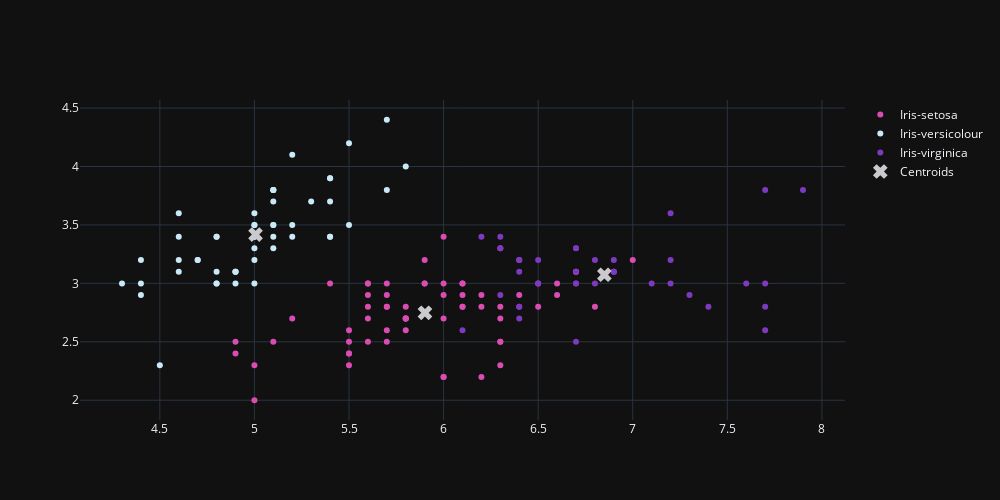

The notebook cell this image was saved under:
### Code cell
fig = go.Figure()
fig.add_trace(go.Scatter(
    x=X[y_kmeans == 0, 0], y=X[y_kmeans == 0, 1],
    mode='markers',marker_color='#DB4CB2',name='Iris-setosa'
))

fig.add_trace(go.Scatter(
    x=X[y_kmeans == 1, 0], y=X[y_kmeans == 1, 1],
    mode='markers',marker_color='#c9e9f6',name='Iris-versicolour'
))

fig.add_trace(go.Scatter(
    x=X[y_kmeans == 2, 0], y=X[y_kmeans == 2, 1],
    mode='markers',marker_color='#7D3AC1',name='Iris-virginica'
))

fig.add_trace(go.Scatter(
    x=centroids[:, 0], y=centroids[:,1],
    mode='markers',marker_color='#CAC9CD',marker_symbol=4,marker_size=13,name='Centroids'
))
fig.update_layout(template='plotly_dark',width=1000, height=500,)

### Figure 1 — Plotly figure (JSON) as saved in the notebook; plotly's stock layout.template omitted (floating-point values rounded to 4 significant figures)
{"data": [{"marker": {"color": "#DB4CB2"}, "mode": "markers", "name": "Iris-setosa", "type": "scatter", "x": [7, 6.4, 5.5, 6.5, 5.7, 6.3, 4.9, 6.6, 5.2, 5, 5.9, 6, 6.1, 5.6, 6.7, 5.6, 5.8, 6.2, 5.6, 5.9, 6.1, 6.3, 6.1, 6.4, 6.6, 6.8, 6, 5.7, 5.5, 5.5, 5.8, 6, 5.4, 6, 6.7, 6.3, 5.6, 5.5, 5.5, 6.1, 5.8, 5, 5.6, 5.7, 5.7, 6.2, 5.1, 5.7, 5.8, 4.9, 5.7, 5.8, 6, 5.6, 6.3, 6.2, 6.1, 6.3, 6, 5.8, 6.3, 5.9], "y": [3.2, 3.2, 2.3, 2.8, 2.8, 3.3, 2.4, 2.9, 2.7, 2, 3, 2.2, 2.9, 2.9, 3.1, 3, 2.7, 2.2, 2.5, 3.2, 2.8, 2.5, 2.8, 2.9, 3, 2.8, 2.9, 2.6, 2.4, 2.4, 2.7, 2.7, 3, 3.4, 3.1, 2.3, 3, 2.5, 2.6, 3, 2.6, 2.3, 2.7, 3, 2.9, 2.9, 2.5, 2.8, 2.7, 2.5, 2.5, 2.8, 2.2, 2.8, 2.7, 2.8, 3, 2.8, 3, 2.7, 2.5, 3]}, {"marker": {"color": "#c9e9f6"}, "mode": "markers", "name": "Iris-versicolour", "type": "scatter", "x": [5.1, 4.9, 4.7, 4.6, 5, 5.4, 4.6, 5, 4.4, 4.9, 5.4, 4.8, 4.8, 4.3, 5.8, 5.7, 5.4, 5.1, 5.7, 5.1, 5.4, 5.1, 4.6, 5.1, 4.8, 5, 5, 5.2, 5.2, 4.7, 4.8, 5.4, 5.2, 5.5, 4.9, 5, 5.5, 4.9, 4.4, 5.1, 5, 4.5, 4.4, 5, 5.1, 4.8, 5.1, 4.6, 5.3, 5], "y": [3.5, 3, 3.2, 3.1, 3.6, 3.9, 3.4, 3.4, 2.9, 3.1, 3.7, 3.4, 3, 3, 4, 4.4, 3.9, 3.5, 3.8, 3.8, 3.4, 3.7, 3.6, 3.3, 3.4, 3, 3.4, 3.5, 3.4, 3.2, 3.1, 3.4, 4.1, 4.2, 3.1, 3.2, 3.5, 3.1, 3, 3.4, 3.5, 2.3, 3.2, 3.5, 3.8, 3, 3.8, 3.2, 3.7, 3.3]}, {"marker": {"color": "#7D3AC1"}, "mode": "markers", "name": "Iris-virginica", "type": "scatter", "x": [6.9, 6.7, 6.3, 7.1, 6.3, 6.5, 7.6, 7.3, 6.7, 7.2, 6.5, 6.4, 6.8, 6.4, 6.5, 7.7, 7.7, 6.9, 7.7, 6.7, 7.2, 6.4, 7.2, 7.4, 7.9, 6.4, 6.1, 7.7, 6.3, 6.4, 6.9, 6.7, 6.9, 6.8, 6.7, 6.7, 6.5, 6.2], "y": [3.1, 3, 3.3, 3, 2.9, 3, 3, 2.9, 2.5, 3.6, 3.2, 2.7, 3, 3.2, 3, 3.8, 2.6, 3.2, 2.8, 3.3, 3.2, 2.8, 3, 2.8, 3.8, 2.8, 2.6, 3, 3.4, 3.1, 3.1, 3.1, 3.1, 3.2, 3.3, 3, 3, 3.4]}, {"marker": {"color": "#CAC9CD", "size": 13, "symbol": 4}, "mode": "markers", "name": "Centroids", "type": "scatter", "x": [5.902, 5.006, 6.85], "y": [2.748, 3.418, 3.074]}], "layout": {"height": 500, "width": 1000}}
